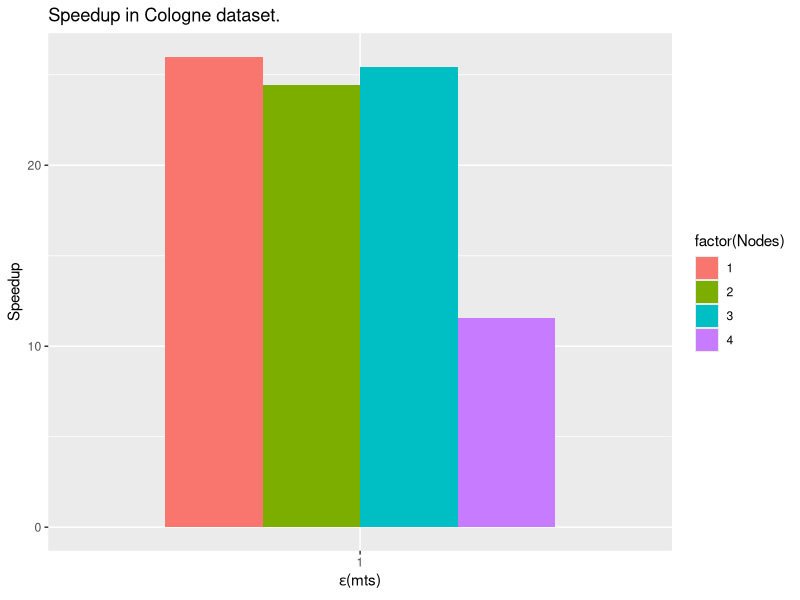
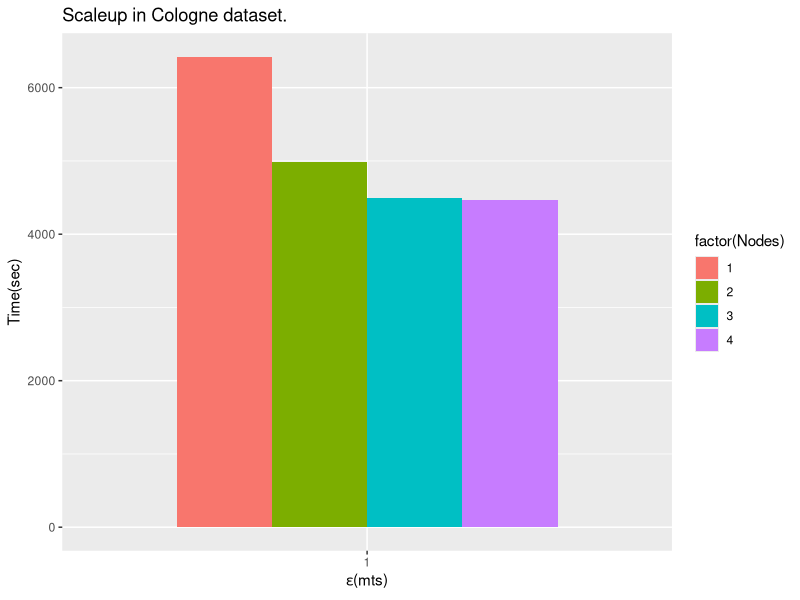

The R source for these figures, in order:
library(ggplot2)

data <- read.csv("Cologne_PBFE_N10M-40M_E1.csv", header = F)
local <- data[data$V6 == 0,]
node1 <- data[data$V6 == 1,]
node1$V7 <- local$V5 / node1$V5
node2 <- data[data$V6 == 2,]
node2$V7 <- local$V5 / node2$V5
node3 <- data[data$V6 == 3,]
node3$V7 <- local$V5 / node3$V5
node4 <- data[data$V6 == 4,]
node4$V7 <- local$V5 / node4$V5
data <- rbind(node1,node2,node3,node4)
rm(node4,node3,node2,node1)

data <- data[,c(2,3,5,6,7)]
names(data) = c("Epsilon", "Dataset", "Time", "Nodes", "Speedup")

reorder = c("20M", "30M", "40M", "50M", "60M", "70M")
data$Dataset = factor(data$Dataset, levels = reorder)

title="Speedup in Cologne dataset."
g = ggplot(data=data, aes(x=factor(Epsilon), y=Speedup, fill=factor(Nodes))) +
  geom_bar(stat="identity", position=position_dodge(width = 0.75),width = 0.75) +
  labs(title=title, x=expression(paste(epsilon,"(mts)")))
pdf("Cologne_Speedup.pdf", width = 10.5, height = 7.5)
plot(g)
dev.off()

title="Scaleup in Cologne dataset."
g = ggplot(data=data, aes(x=factor(Epsilon), y=Time, fill=factor(Nodes))) +
  geom_bar(stat="identity", position=position_dodge(width = 0.75),width = 0.75) +
  labs(title=title, x=expression(paste(epsilon,"(mts)")), y="Time(sec)")
pdf("Cologne_Scaleup.pdf", width = 10.5, height = 7.5)
plot(g)
dev.off()
